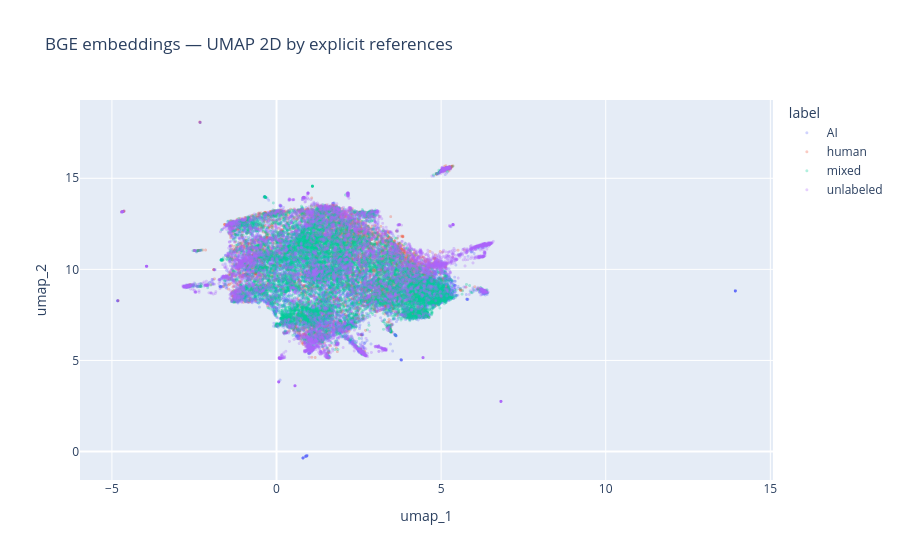

Write notebook code for a chart like this one.
### Markdown cell above
## 5. UMAP 2D — visualizzazione indipendente dalle etichette

Le coordinate UMAP provengono dagli embeddings; `label` e `kmeans_topic` non sono utilizzati per costruirle. La vicinanza nel grafico è esplorativa e non equivale a una prova statistica di separazione.

### Code cell
reducer_2d = UMAP(n_components=2, n_neighbors=30, min_dist=0.1,
                  metric="cosine", random_state=SEED)
coords = reducer_2d.fit_transform(embeddings)
df[["umap_1", "umap_2"]] = coords
fig = px.scatter(df, x="umap_1", y="umap_2", color="label",
                 opacity=0.3, hover_data=["id"],
                 category_orders={"label": ["AI", "human", "mixed", "unlabeled"]},
                 title="BGE embeddings — UMAP 2D by explicit references")
fig.update_traces(marker=dict(size=3))
fig.show()

### Figure 1 — Plotly figure (JSON) as saved in the notebook; plotly's stock layout.template omitted (floating-point values rounded to 4 significant figures; data arrays with more than 128 entries replaced by an {"elided": "..."} marker saying what was removed)
{"data": [{"customdata": {"elided": "8659x1 str values"}, "hovertemplate": "label=AI<br>umap_1=%{x}<br>umap_2=%{y}<br>id=%{customdata[0]}<extra></extra>", "legendgroup": "AI", "marker": {"color": "#636efa", "opacity": 0.3, "size": 3, "symbol": "circle"}, "mode": "markers", "name": "AI", "showlegend": true, "type": "scattergl", "x": {"elided": "8659 float values"}, "xaxis": "x", "y": {"elided": "8659 float values"}, "yaxis": "y"}, {"customdata": {"elided": "3703x1 str values"}, "hovertemplate": "label=human<br>umap_1=%{x}<br>umap_2=%{y}<br>id=%{customdata[0]}<extra></extra>", "legendgroup": "human", "marker": {"color": "#EF553B", "opacity": 0.3, "size": 3, "symbol": "circle"}, "mode": "markers", "name": "human", "showlegend": true, "type": "scattergl", "x": {"elided": "3703 float values"}, "xaxis": "x", "y": {"elided": "3703 float values"}, "yaxis": "y"}, {"customdata": {"elided": "11000x1 str values"}, "hovertemplate": "label=mixed<br>umap_1=%{x}<br>umap_2=%{y}<br>id=%{customdata[0]}<extra></extra>", "legendgroup": "mixed", "marker": {"color": "#00cc96", "opacity": 0.3, "size": 3, "symbol": "circle"}, "mode": "markers", "name": "mixed", "showlegend": true, "type": "scattergl", "x": {"elided": "11000 float values"}, "xaxis": "x", "y": {"elided": "11000 float values"}, "yaxis": "y"}, {"customdata": {"elided": "6433x1 str values"}, "hovertemplate": "label=unlabeled<br>umap_1=%{x}<br>umap_2=%{y}<br>id=%{customdata[0]}<extra></extra>", "legendgroup": "unlabeled", "marker": {"color": "#ab63fa", "opacity": 0.3, "size": 3, "symbol": "circle"}, "mode": "markers", "name": "unlabeled", "showlegend": true, "type": "scattergl", "x": {"elided": "6433 float values"}, "xaxis": "x", "y": {"elided": "6433 float values"}, "yaxis": "y"}], "layout": {"legend": {"title": {"text": "label"}, "tracegroupgap": 0}, "title": {"text": "BGE embeddings — UMAP 2D by explicit references"}, "xaxis": {"anchor": "y", "domain": [0, 1], "title": {"text": "umap_1"}}, "yaxis": {"anchor": "x", "domain": [0, 1], "title": {"text": "umap_2"}}}}
